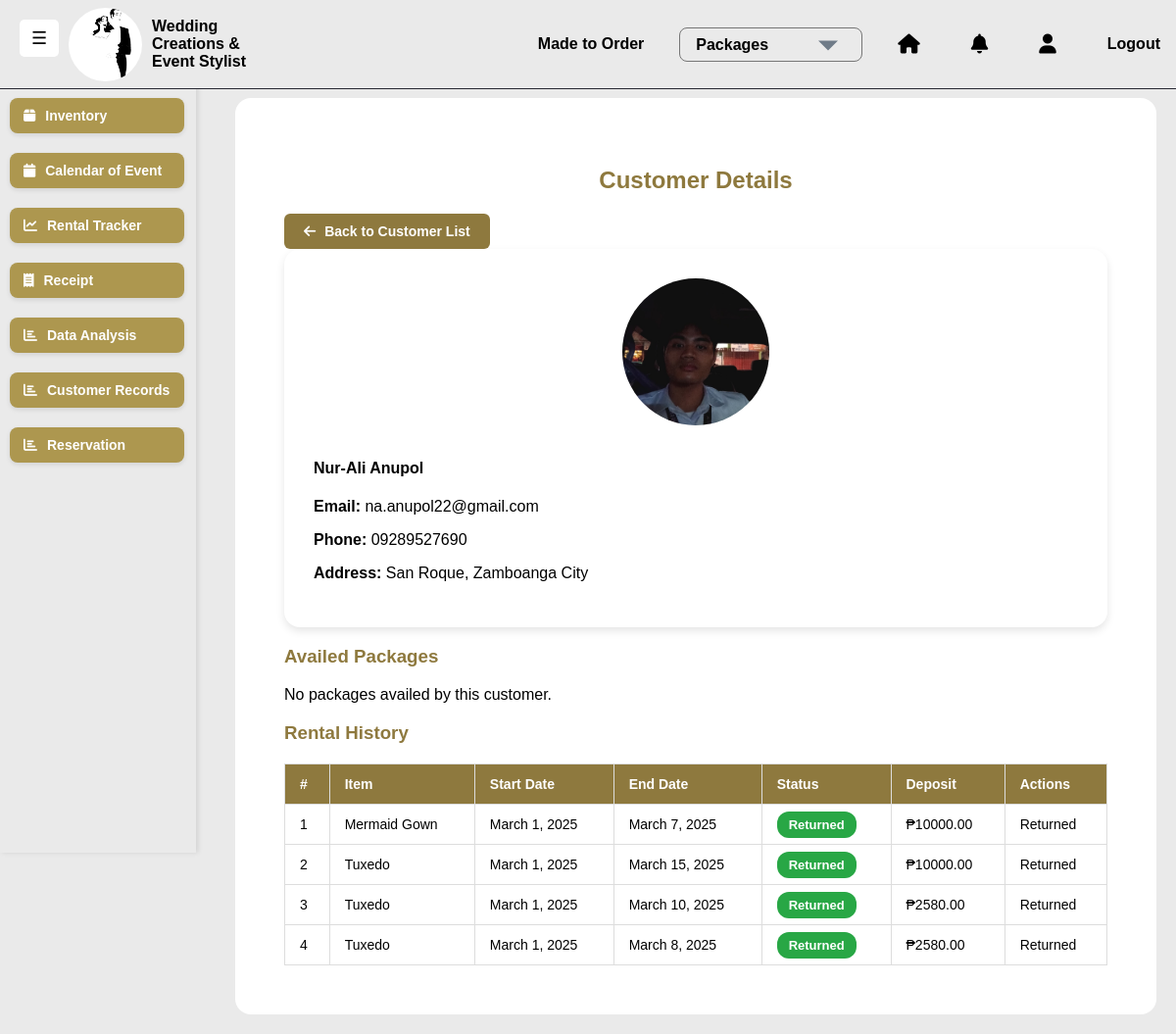
The app's page /customers/1/ (signed in) with its own data.
### saritasapp/models.py (models this page shows, shortened)
class Customer(models.Model):
    first_name = models.CharField(max_length=255)
    last_name = models.CharField(max_length=255)
    email = models.EmailField(unique=True)
    phone = models.CharField(max_length=15, unique=True)
    address = models.TextField(blank=True, null=True)
    created_at = models.DateTimeField(auto_now_add=True)
    image = models.ImageField(upload_to="static/images/", null=True, blank=True)

class Rental(models.Model):
    customer = models.ForeignKey(Customer, on_delete=models.CASCADE)
    user = models.ForeignKey(User, on_delete=models.SET_NULL, null=True, blank=True)
    inventory = models.ForeignKey(Inventory, on_delete=models.CASCADE)
    rental_start = models.DateField()
    rental_end = models.DateField()
    deposit = models.DecimalField(max_digits=10, decimal_places=2, default=10000.00)
    status = models.CharField(max_length=10, choices=[("Rented", "Rented"), ("Returned", "Returned")], default="Rented")

class Inventory(models.Model):
    name = models.CharField(max_length=255)
    category = models.ForeignKey(Category, on_delete=models.CASCADE)
    color = models.CharField(max_length=50, blank=True)
    quantity = models.IntegerField(default=0)
    rental_price = models.DecimalField(max_digits=10, decimal_places=2)
    purchase_price = models.DecimalField(max_digits=10, decimal_places=2, null=True, blank=True)
    available = models.BooleanField(default=True)
    image = models.ImageField(upload_to="static/images/", null=True, blank=True)

### saritasapp/views.py (the view)
# urls.py: path('customers/<int:customer_id>/', views.view_customer, name='view_customer'),
@login_required
def view_customer(request, customer_id):
    customer = get_object_or_404(Customer, id=customer_id)
    rentals = Rental.objects.filter(customer=customer)
    return render(request, 'saritasapp/view_customer.html', {
        'customer': customer,
        'rentals': rentals,
    })

### saritasapp/templates/saritasapp/view_customer.html (shortened to what this page needs)
{% extends "saritasapp/base.html" %}
{% load static %}
{% block content %}
<div class="container">
    <h2 class="text-center" style="color: #8E793E; font-family: Arial, sans-serif;">Customer Details</h2>
    <a href="{% url 'saritasapp:customer_list' %}" class="btn btn-back mb-3">
        <i class="fa fa-arrow-left"></i> Back to Customer List
    </a>
    <div class="card p-4 mb-4" style="background-color: #ffffff; border-radius: 16px; box-shadow: 0 4px 8px rgba(0, 0, 0, 0.1);">
        <div class="row">
            <div class="col-md-4 text-center">
                {% if customer.image %}
                    <img src="{{ customer.image.url }}" alt="{{ customer.first_name }}" class="customer-image">
                {% else %}
                    <img src="{% static 'image/default-placeholder.png' %}" alt="No image available" class="customer-image">
                {% endif %}
            </div>
            <div class="col-md-8">
                <h4>{{ customer.first_name }} {{ customer.last_name }}</h4>
                <p><strong>Email:</strong> {{ customer.email }}</p>
                <p><strong>Phone:</strong> {{ customer.phone }}</p>
                <p><strong>Address:</strong> {{ customer.address }}</p>
            </div>
        </div>
    </div>
    <h3 class="mt-4" style="color: #8E793E;">Availed Packages</h3>
    {% if customer_orders %}
        <table class="table">
            <thead>
                <tr>
                    <th>#</th>
                    <th>Package Name</th>
                    <th>Type</th>
                    <th>Total Price</th>
                    <th>Status</th>
                    <th>Actions</th>
                </tr>
            </thead>
            <tbody>
                {% for order in customer_orders %}
                <tr>
                    <td>{{ forloop.counter }}</td>
                    <td>{{ order.package.name }}</td>
                    <td>{{ order.package.get_package_type_display }}</td>
                    <td>₱{{ order.total_price }}</td>
                    <td>
                        <span class="badge {% if order.status == 'Pending' %}bg-warning{% else %}bg-success{% endif %}">
                            {{ order.status }}
                        </span>
                    </td>
                    <td>
                        <a href="{% url 'saritasapp:order_details' order.id %}" class="btn btn-info btn-sm">
                            <i class="fa fa-eye"></i> View Details
                        </a>
                    </td>
                </tr>
                {% endfor %}
            </tbody>
        </table>
    {% else %}
        <p>No packages availed by this customer.</p>
    {% endif %}
    <h3 class="mt-4" style="color: #8E793E;">Rental History</h3>
    {% if rentals %}
        <table class="table">
            <thead>
                <tr>
                    <th>#</th>
                    <th>Item</th>
                    <th>Start Date</th>
                    <th>End Date</th>
                    <th>Status</th>
                    <th>Deposit</th>
                    <th>Actions</th>
                </tr>
            </thead>
            <tbody>
                {% for rental in rentals %}
                <tr>
                    <td>{{ forloop.counter }}</td>
                    <td>{{ rental.inventory.name }}</td>
                    <td>{{ rental.rental_start }}</td>
                    <td>{{ rental.rental_end }}</td>
                    <td>
                        <span class="badge {% if rental.status == 'Rented' %}bg-warning{% else %}bg-success{% endif %}">
                            {{ rental.status }}
                        </span>
                    </td>
                    <td>₱{{ rental.deposit }}</td>
                    <td>
                        {% if rental.status == 'Rented' %}
                            <a href="{% url 'saritasapp:return_rental' rental.id %}" class="btn btn-success btn-sm">Mark as Returned</a>
                        {% else %}
                            <span class="text-muted">Returned</span>
                        {% endif %}
                    </td>
                </tr>
                {% endfor %}
            </tbody>
        </table>
    {% else %}
        <p>No rentals found for this customer.</p>
    {% endif %}
</div>
{% endblock %}

### static/css/mainbase.css (style rules this page uses)
body { margin: 0; padding: 0; font-family: Arial, sans-serif; background-color: #EAEAEA; background-attachment: fixed; }
a { display: block; color: white ; padding: 12px; text-align: center; border-radius: 5px; font-size: 16px; font-weight: bold; text-decoration: none; transition: background 0.3s ease; }

### saritasapp/templates/saritasapp/view_customer.html (style rules this page uses)
body { font-family: Arial, sans-serif; background-color: #EAEAEA; margin: 0; padding: 20px; }
.container { max-width: 1000px; margin: auto; background: #ffffff; padding: 30px; border-radius: 16px; }
.text-center { text-align: center; }
.card { background: #ffffff; border-radius: 16px; padding: 30px; box-shadow: 0 4px 8px rgba(0, 0, 0, 0.1); }
.customer-image { width: 150px; height: 150px; object-fit: cover; border-radius: 50%; margin-bottom: 10px; }
.table { width: 100%; border-collapse: collapse; margin-top: 20px; background: white; }
.table th, .table td { border: 1px solid #ddd; padding: 12px 15px; text-align: left; font-size: 14px; }
.table th { background-color: #8E793E; color: white; }
.badge { padding: 6px 12px; border-radius: 12px; font-size: 13px; font-weight: 600; }
.bg-success { background-color: #28a745; color: white; }
.btn { display: inline-block; padding: 10px 20px; text-decoration: none; border-radius: 6px; cursor: pointer; text-align: center; }
.btn-back { background-color: #8E793E; color: white; font-size: 14px; font-weight: bold; }
.fa-arrow-left { margin-right: 5px; }

### records on screen
Customer: image (picture), first_name "Nur-Ali", last_name "Anupol", email "na.anupol22@gmail.com", phone "09289527690", address "San Roque, Zamboanga City"
Rental: inventory.name "Mermaid Gown", rental_start "March 1, 2025", rental_end "March 7, 2025", status "Returned", deposit "10000.00"
Rental: inventory.name "Tuxedo", rental_start "March 1, 2025", rental_end "March 15, 2025", status "Returned", deposit "10000.00"
Rental: inventory.name "Tuxedo", rental_start "March 1, 2025", rental_end "March 10, 2025", status "Returned", deposit "2580.00"
Rental: inventory.name "Tuxedo", rental_start "March 1, 2025", rental_end "March 8, 2025", status "Returned", deposit "2580.00"
